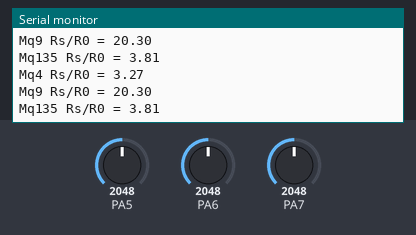
Recording of a sketch running on a simulated STM32 Blue Pill. Parts: the last lines printed to the serial monitor. Inputs (shaded band) come from the test bench; at power-on: PA5 = 2048, PA6 = 2048, PA7 = 2048.

Above: at 5.8 s.
5.9 s: PA5 set to 0
At 11.1 s:
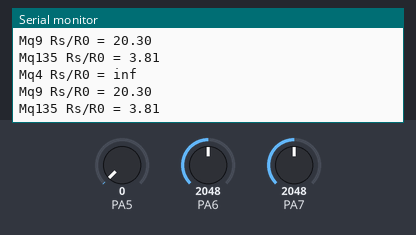
16.5 s: PA6 set to 2866
At 21.1 s:
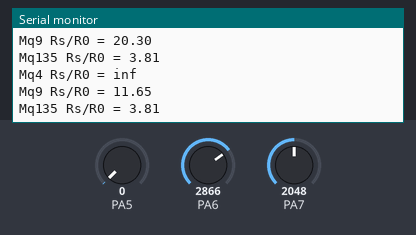
22.5 s: PA7 set to 2866
At 26.2 s:
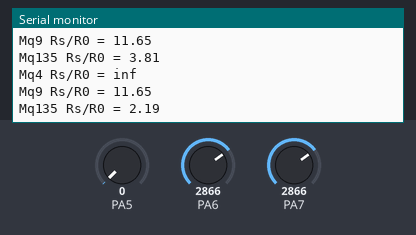
28.5 s: PA5 set to 491
At 31.2 s:
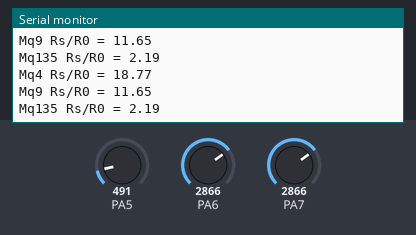
34.5 s: PA6 set to 3603
At 36.2 s:
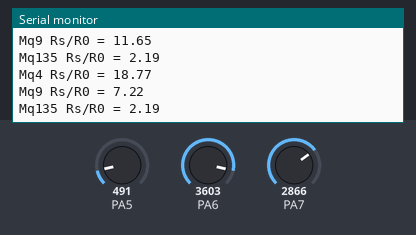
40.5 s: PA7 set to 3603
At 46.3 s:
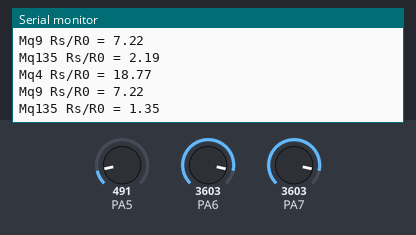
Timing chart, 0 to 47.5 s (numbered marks = the images above; inputs shaded):
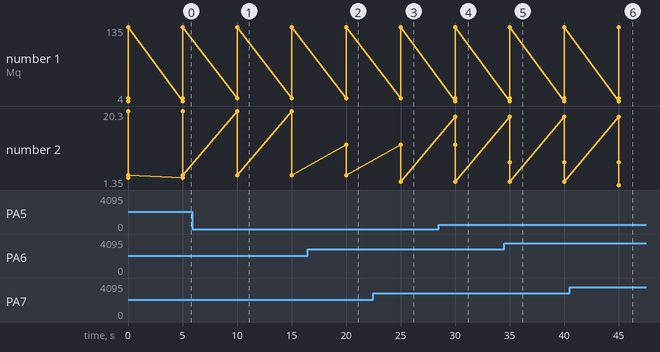

Measured:
- after the input at 5.9 s, the serial monitor: prints a new line after 4.1 s (image 1)
- after the input at 16.5 s, the serial monitor: prints a new line after 3.5 s (image 2)
- after the input at 22.5 s, the serial monitor: prints a new line after 2.5 s (image 3)
- after the input at 28.5 s, the serial monitor: prints a new line after 1.5 s (image 4)
- after the input at 34.5 s, the serial monitor: prints a new line after 0.51 s (image 5)
- after the input at 40.5 s, the serial monitor: prints a new line after 4.5 s (image 6)
- plotted number 2: 3.81 → 2.19 after the input at 22.5 s, 2.19 → 1.35 after the input at 40.5 s

The sketch:

project2_sensor_reading.ino
```cpp
void setup() {
    Serial.begin(9600);
}

void loop() {

    float mq4_sensor_volt;
    float mq9_sensor_volt;
    float mq135_sensor_volt;

    float mq4_RS_gas; // Get value of RS in a GAS
    float mq9_RS_gas;
    float mq135_RS_gas;

    float mq4_ratio; // Get ratio RS_GAS/RS_air
    float mq9_ratio;
    float mq135_ratio;

    //calcutating mq4 sensor ratio..

    float mq4_sensorValue=analogRead(PA5);
    /* dividing by 4096 is because stm32 has a 12 bit ADC and multiplying by
     *  3.3 is because maximum voltage input for ADC is 3.3v
     */
    mq4_sensor_volt=((mq4_sensorValue/4096)*3.3);
    mq4_RS_gas = ((5.0-mq4_sensor_volt)/mq4_sensor_volt)*15; // omit *RL
    mq4_ratio = mq4_RS_gas/9.3;  // ratio = RS/R0
   /*-----------------------------------------------------------------------*/

    //calcutating mq9 sensor ratio..

    float mq9_sensorValue=analogRead(PA6);
    mq9_sensor_volt=((mq9_sensorValue/4096)*3.3);
    mq9_RS_gas = ((5.0-mq9_sensor_volt)/mq9_sensor_volt)*15; // omit *RL
    mq9_ratio = mq9_RS_gas/1.5;  // ratio = RS/R0
   /*-----------------------------------------------------------------------*/

   //calcutating mq135 sensor ratio..

    float mq135_sensorValue=analogRead(PA7);
    mq135_sensor_volt=((mq135_sensorValue/4096)*3.3);
    mq135_RS_gas = ((5.0-mq135_sensor_volt)/mq135_sensor_volt)*15; // omit *RL
    mq135_ratio = mq135_RS_gas/8;  // ratio = RS/R0
   /*-----------------------------------------------------------------------*/

    Serial.print("Mq4 Rs/R0 = ");
    Serial.println(mq4_ratio);
    Serial.print("\n\n");

    Serial.print("Mq9 Rs/R0 = ");
    Serial.println(mq9_ratio);
    Serial.print("\n\n");

    Serial.print("Mq135 Rs/R0 = ");
    Serial.println(mq135_ratio);
    Serial.print("\n\n");

    delay(5000);

}
```
